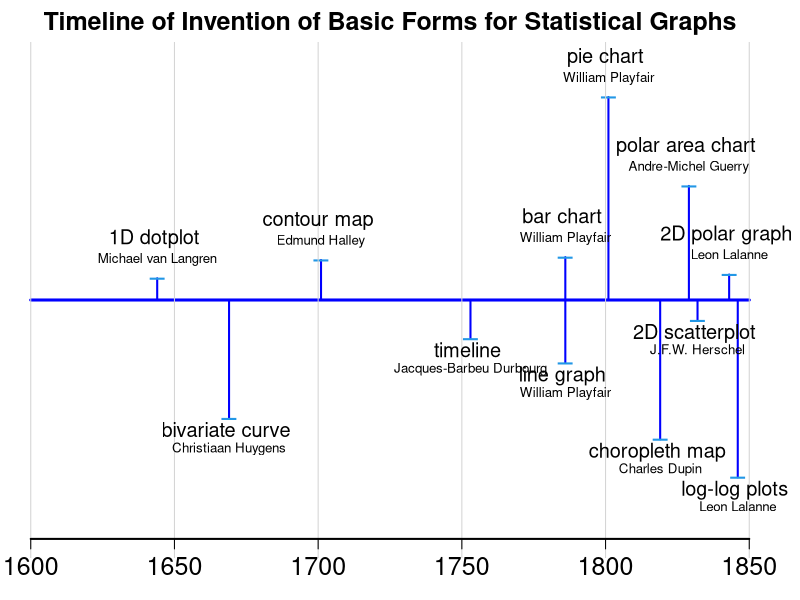

Generate this figure with R:
#' ---
#' title: "02_3: Graphical inventions"
#' author: "Michael Friendly"
#' date: "28 Oct 2021"
#' ---

# Timeline of the invention of some basic forms for statistical graphs, 1600-1850

#graphics <- read.csv("graphic-forms.csv")
graph_forms <- '
Year,Form,Who
1644,1D dotplot,Michael van Langren
1669,bivariate curve,Christiaan Huygens
1701,contour map,Edmund Halley
1753,timeline,Jacques-Barbeu Durbourg
1786,bar chart,William Playfair
1786,line graph,William Playfair
1801,pie chart,William Playfair
1819,choropleth map,Charles Dupin
1829,polar area chart,Andre-Michel Guerry
1832,2D scatterplot,J.F.W. Herschel
1843,2D polar graph,Leon Lalanne
1846,log-log plots,Leon Lalanne
'

graphics <- read.csv(text=graph_forms, header=TRUE)


set.seed(124143)
graphics$height <- rep(c(1, -1), length=12) * 0.9*runif(12)

png(file="../fig/timeline-basic.png", height=5.8, width=10.2, units="in", res=300)

with(graphics, {
	op <- par(mar=c(2,0,2,1)+.1)
  plot(Year, height, type="h", lwd=2, col="blue",
  		xlim=c(1600, 1850), 
  		ylim=c(-1, +1),  
	  	axes=FALSE, ylab="", 
	  	main="Timeline of Invention of Basic Forms for Statistical Graphs", cex.main=1.5)
  points(Year, height, pch=95, font=5, cex=2, col=4)
  segments(1600, 0, 1850, 0, col="blue", lwd=3)
  abline(v=seq(1600,1850, 50), col="lightgray")
  axis(1, pos=-1, lwd=2, lwd.ticks=1, cex.axis=1.5)
  lab1 <- paste(Form, "\n")
  text(Year, height, lab1, pos= 1 + 2*(height>0), cex=1.2, xpd=TRUE)
  htWho <- ifelse(height>0, height+.4*strheight("XXX"), height-1.2*strheight("XXX"))
  text(Year, htWho, Who, pos= 1 + 2*(height>0), cex=0.8)
  par(op)
  }
  )
 
dev.off()
 

